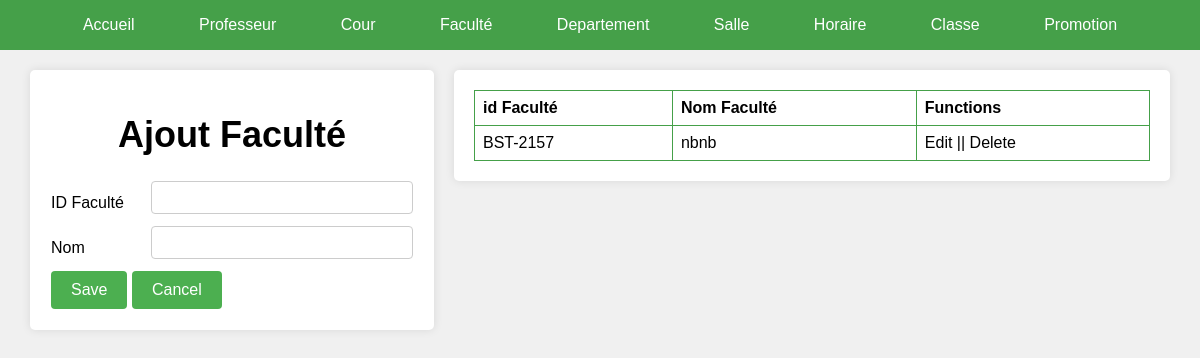
Page /admin/GestionFaculte/Faculte.php on the earlier database version.
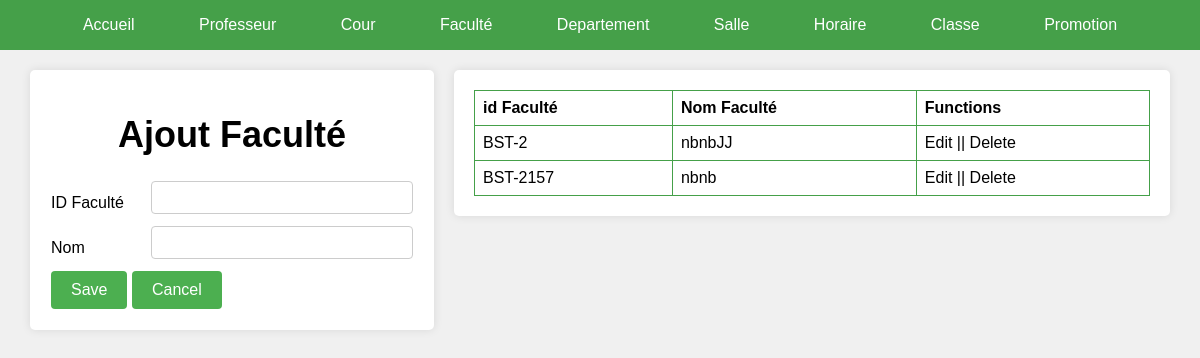
Same page on the later database version.
### tables this page shows
CREATE TABLE `faculte` (
  `id` varchar(20) NOT NULL,
  `nom` text NOT NULL
);

### admin/GestionFaculte/Faculte.php (the view, shortened to what this page needs)
<!DOCTYPE html>
<html>
<head>
</head>
<body>
  <?php
    include("../Menu.php");
  ?>
  <div class="wrapper">
    <div class="form">
        <form method="POST">
        <h1>Ajout Faculté</h1>
          <table>
            <tr>
              <td> ID Faculté </td>
              <td><input type="text" name="id" /></td>
            </tr>
            <tr>
              <td> Nom</td>
              <td><input type="text" name="Nom" /></td>
            </tr>
            <tr>
              <td colspan="2">
                <input type="submit" name="submit" value="Save" />
                <input type="reset" value="Cancel" />
              </td>
            </tr>
          </table>
        </form>
    </div>
    <div class="table">
    <table>
            <tr>
              <th>id Faculté</th>
              <th>Nom Faculté</th>
              <th>Functions</th>
            </tr>
            <?php
                include("../connexion.php");
                $sql = "SELECT * FROM faculte";
                $stmtSelect = $connexion->prepare($sql);
                $stmtSelect ->execute();
                $departements = $stmtSelect->fetchAll(PDO::FETCH_ASSOC);
                foreach($departements as $departement):
                ?>
            <tr>
                <td> <?php echo $departement['id'];?></td>
                <td><?php echo $departement['nom']; ?></td>
                <td>Edit || Delete</td>
            </tr>
            <?php
              endforeach;
            ?>
      </table>
      </div>
  </div>
</body>
</html>

Differences in the rows shown:
added faculte: id "BST-2", nom "nbnbJJ"
